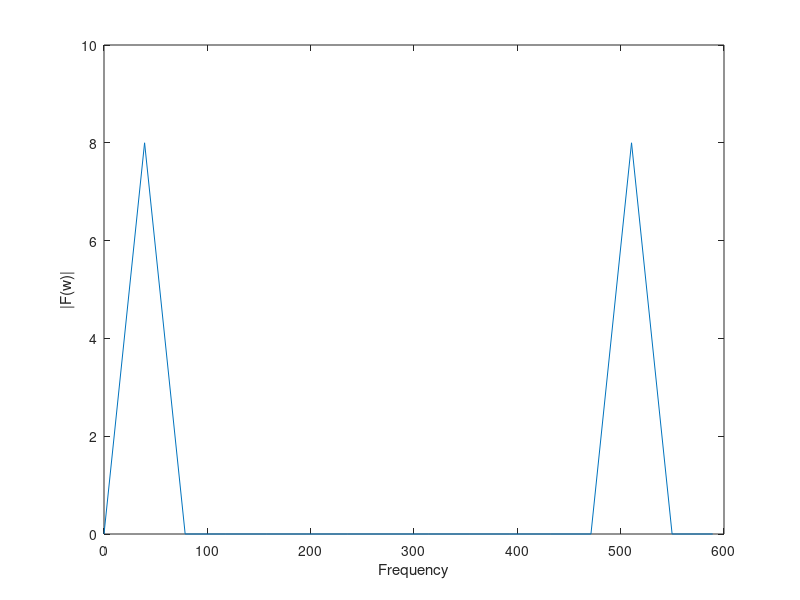

Source code (MATLAB):
delta_t=0.01;
N=16;
t=(0:N-1)*delta_t;

f=cos(25*pi*t);

F=zeros(1, N);
for k=1:N;
    for n=1:N;
        F(k) = F(k)+f(n)*exp(-1i*2*pi*(k)*(n)/N);
    endfor
endfor
w=(0:N-1)*(2*pi/(N*delta_t));

plot(w, abs(F));
xlabel('Frequency');
ylabel('|F(w)|');